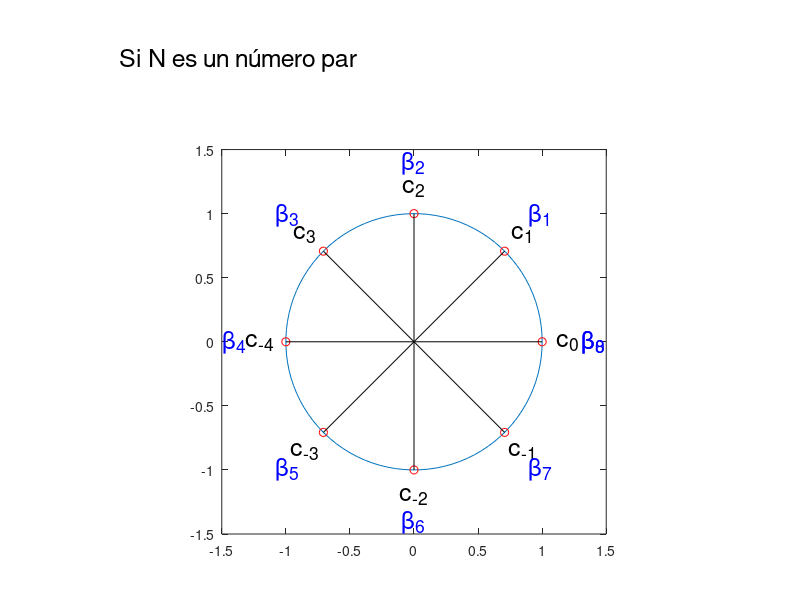

Recreate this plot in MATLAB.
%Definición transformada discreta

close all
scrsz = get(0,'ScreenSize');
fig=figure('Position',[1 scrsz(4) scrsz(3) scrsz(4)]);


ax1=subplot(5,1,1,'Visible','off');
ax2=subplot(5,1,[2 5]);



descr = {'Supongamos una señal periódica de periodo T','f:[0,T] -> R'};

axes(ax1); % sets ax1 to current axes

set(gca,'DefaulttextFontSize',18);
txt=text(.025,0.8,descr);


axes(ax2);
pause
descr={'Utilizamos una frecuencia de muestreo Fs','t=0:1/Fs:T',...
    'Eso nos da N=Fs*T puntos','El último punto sería en realidad del siguiente periodo'};
set(txt,'String',descr)

T=2;
Fs=4;
N=Fs*T;
t=0:1/Fs:T;

plot(t,zeros(size(t)),'ro');
hold on;
plot([0 T],[0 0],'k');
for k=1:length(t)
     text(t(k),-0.1,sprintf('t%d',k-1))
end
axis([-0.2 T+0.2 -1.2 1.2]);

pause

set(txt,'String', 'N me determina una partición de la circunferencia unidad')

cla()

theta=linspace(0,2*pi,100);
plot(cos(theta),sin(theta));
hold on

for k=0:N-1
    xp=cos(2*pi*k/N);
    yp=sin(2*pi*k/N);
    plot(xp,yp,'ro')
    plot([0 xp],[0 yp],'k')
    text(1.1*xp,1.1*yp,sprintf('\\omega_{N}^{%d}',k),'FontSize',18,'HorizontalAlignment','Center');
    
end

axis([-1.5 1.5 -1.5 1.5])
axis equal

pause

set(txt,'String', 'Supongamos por un momento N un número impar')
cla()
pause

N=7;
plot(cos(theta),sin(theta));

xp=1;
yp=0;
k=0;
plot(xp,yp,'ro')

plot([0 xp],[0 yp],'k')
text(1.2*xp,1.2*yp,sprintf('c_{%d}',k),'FontSize',18,'HorizontalAlignment','Center');

for k=1:(N-1)/2
    xp=cos(2*pi*k/N);
    yp=sin(2*pi*k/N);
    plot(xp,yp,'ro')
    plot(xp,-yp,'ro')
    plot([0 xp],[0 yp],'k')
    plot([0 xp],[0 -yp],'k')
    text(1.2*xp,1.2*yp,sprintf('c_{%d}',k),'FontSize',18,'HorizontalAlignment','Center');
    text(1.2*xp,-1.2*yp,sprintf('c_{-%d}',k),'FontSize',18,'HorizontalAlignment','Center');
    
end

pause

for k=0:N
    xp=cos(2*pi*k/N);
    yp=sin(2*pi*k/N);
    text(1.4*xp,1.4*yp,sprintf('\\beta_{%d}',k),'FontSize',18,'HorizontalAlignment','Center','Color',[0 0 1]);
    
end
set(txt,'String', 'IMPORTANTE: hay que dividir \beta por 1/N')
pause;
%-------------------------------------------------

set(txt,'String', 'Si N es un número par')
cla()
pause

N=8;
plot(cos(theta),sin(theta));

xp=1;
yp=0;
k=0;
plot(xp,yp,'ro')

plot([0 xp],[0 yp],'k')
text(1.2*xp,1.2*yp,sprintf('c_{%d}',k),'FontSize',18,'HorizontalAlignment','Center');

for k=1:N/2-1
    xp=cos(2*pi*k/N);
    yp=sin(2*pi*k/N);
    plot(xp,yp,'ro')
    plot(xp,-yp,'ro')
    plot([0 xp],[0 yp],'k')
    plot([0 xp],[0 -yp],'k')
    text(1.2*xp,1.2*yp,sprintf('c_{%d}',k),'FontSize',18,'HorizontalAlignment','Center');
    text(1.2*xp,-1.2*yp,sprintf('c_{-%d}',k),'FontSize',18,'HorizontalAlignment','Center');
    
end

k=N/2;
xp=cos(2*pi*k/N);
yp=sin(2*pi*k/N);
plot(xp,-yp,'ro')
plot([0 xp],[0 -yp],'k')
text(1.2*xp,-1.2*yp,sprintf('c_{-%d}',k),'FontSize',18,'HorizontalAlignment','Center');

pause

for k=0:N
    xp=cos(2*pi*k/N);
    yp=sin(2*pi*k/N);
    text(1.4*xp,1.4*yp,sprintf('\\beta_{%d}',k),'FontSize',18,'HorizontalAlignment','Center','Color',[0 0 1]);
    
end
